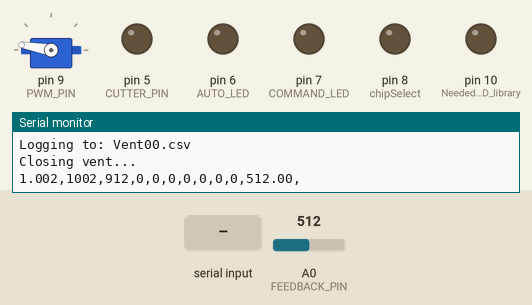
Recording of a sketch running on a simulated Arduino Uno, built for the host (arithmetic inside an expression is 32-bit, double 64-bit). Parts: servo, output pins drawn as LEDs (lit = HIGH), the last lines printed to the serial monitor. Inputs (shaded band) come from the test bench; at power-on: A0 (FEEDBACK_PIN) = 512. Storage starts empty.

Above: at 1.2 s.
1.3 s: "O" received over the second serial link
At 2.5 s:
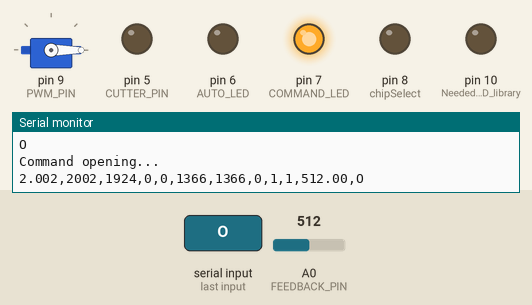
2.8 s: "T" received over the second serial link
At 4.0 s:
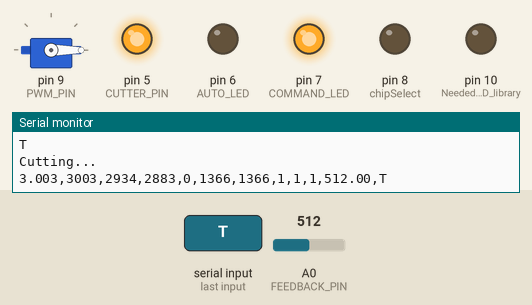
4.3 s: "C" received over the second serial link
At 4.9 s:
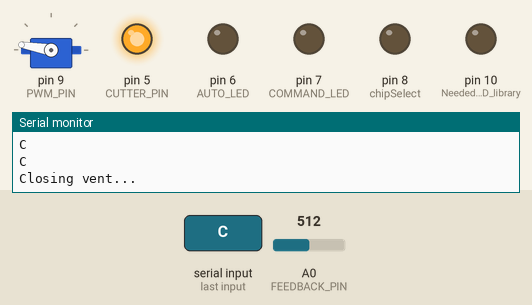
Timing chart, 0 to 34.5 s (numbered marks = the images above; inputs shaded):
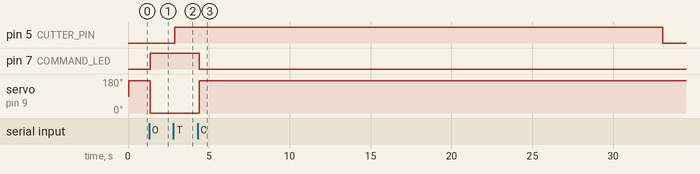

The sketch:

venting_FC.ino
```cpp
// Script for flight computer of the balloon venting system

#include <Servo.h>
#include <Arduino.h>
#include <SoftwareSerial.h>
#include <SPI.h>
#include <SD.h>

#define FEEDBACK_PIN A0
#define CUTTER_PIN 5
#define AUTO_LED 6
#define COMMAND_LED 7
#define chipSelect 8
#define PWM_PIN 9

#define BLUE_INTERVAL 100
#define SEQUENCE_INTERVAL 1000
#define CUT_INTERVAL 30000
#define AUTO_INTERVAL 300000
#define OPEN_INTERVAL 60000
#define OVERRIDE_INTERVAL 600000
#define TERMINATE_INTERVAL 9000000

// timers
unsigned long blueStamp = 0;
unsigned long cutStamp = 0;
unsigned long sequenceStamp = 0;
unsigned long autoStamp = 0;
unsigned long openStamp = 0;
unsigned long overrideStamp = 0;

// SD
File dataLog;                     //File object for datalogging
char fileName[] = "Vent00.csv";   //Template for file name to save data
bool SDActive = false;            //Used to check for SD card before attempting to log data

// Servo
Servo ventServo;
unsigned int serialByte;
float servoFeedback;

// Bluetooth
SoftwareSerial ventBlue(2,3);
int incoming = 0;
String actionCommand;

boolean cutterOn = false;
boolean ventOpen = false;
boolean commandOverride = false;


void setup() {
  Serial.begin(9600);           // initialize serial monitor

  ventBlue.begin(9600);         // initialize bluetooth moduel

  ventServo.attach(PWM_PIN);    // initialze servo

  setupSD();                    // initialize SD

  pinMode(AUTO_LED,OUTPUT);     // initialize LEDs
  pinMode(COMMAND_LED,OUTPUT);

  pinMode(CUTTER_PIN,OUTPUT);   // initialize digital line to H-Driver

  closeVent();                  // ensure that the vent is closed at the beginning of the flight

}

void loop() {

  // read data from the bluetooth ever 100ms
  if (millis() - blueStamp > BLUE_INTERVAL) {
    blueStamp = millis();

    if (ventBlue.available() > 0) {
      delay(50);
      actionCommand = "";
      actionCommand = getCommand();
      action(actionCommand);
    }
  }

  // run all other functions every second to ensure bluetooth rx buffer has enough time to fill
  if (millis() - sequenceStamp > SEQUENCE_INTERVAL) {
    servoFeedback = analogRead(FEEDBACK_PIN);

    sequenceStamp = millis();

    printSD();    // print data to the SD card

    // check to see if the resistor cutter should turned off
    if (millis() - cutStamp > CUT_INTERVAL && cutterOn) {
      cutResisitorOff();
    }

    // check to see if the vent should be automatically opened
    if (millis() - autoStamp > AUTO_INTERVAL && !ventOpen) {
      autoStamp = millis();
      openVent();
    }

    // check to see if the vent should be closed
    if (millis() - openStamp > OPEN_INTERVAL && ventOpen) {
      if (!commandOverride) {
        closeVent();
      }
      // if currently in an override state, wait longer to close the vent (unless a new command is sent)
      else if(millis() - overrideStamp > OVERRIDE_INTERVAL) {
        closeVent();
      }
    }
  }

  // cut after 2.5 hours
  if (millis() > TERMINATE_INTERVAL) {
    cutResistorOn();
  }

}
```

bluetooth.ino
```cpp
// Bluetooth Functions

String getCommand() {

  String commandString = "";
  byte incomingByte;

  while(ventBlue.available() > 0) {
    //Serial.println(ventBlue.available());
    incomingByte = ventBlue.read();
    Serial.println(incomingByte);
    if (incomingByte >= 32 && incomingByte <= 127) {
      commandString += (char)incomingByte; }
  }

  Serial.println(commandString);

  return commandString;

}


void action(String aCommand) {
  Serial.println(aCommand);

  ventBlue.write('R');

  if(aCommand == "O") {
    commandOverride = true;
    overrideStamp = millis();
    openVent();
  }
  else if(aCommand == "C") {
    closeVent();
  }
  else if(aCommand == "T") {
    cutResistorOn();
    Serial.println("Cutting...");
  }
  else if(aCommand == "P") {
    ventBlue.write(servoFeedback);
  }

}
```

resistor_cutter.ino
```cpp
// Resistor Cutter functions

void cutResistorOn() {
  digitalWrite(CUTTER_PIN, HIGH);

  cutterOn = true;
  cutStamp = millis();
}


void cutResisitorOff() {
  digitalWrite(CUTTER_PIN, LOW);

  Serial.println("Cutter off...");

  cutterOn = false;
}
```

sd.ino
```cpp
// SD functions

void setupSD() {
  pinMode(10, OUTPUT);                                      //Needed for SD library, regardless of shield used
  pinMode(chipSelect, OUTPUT);
  Serial.print("Initializing SD card...");
  if (!SD.begin(chipSelect))                                //Attempt to start SD communication
    Serial.println("Card failed, not present, or voltage supply is too low.");          //Print out error if failed; remind user to check card
  else {                                                    //If successful, attempt to create file
    Serial.println("Card initialized successfully.\nCreating File...");
    for (byte i = 0; i < 100; i++) {                        //Can create up to 100 files with similar names, but numbered differently
      fileName[4] = '0' + i / 10;
      fileName[5] = '0' + i % 10;
      if (!SD.exists(fileName)) {                           //If a given filename doesn't exist, it's available
        dataLog = SD.open(fileName, FILE_WRITE);            //Create file with that name
        SDActive = true;                                    //Activate SD logging since file creation was successful
        Serial.println("Logging to: " + String(fileName));  //Tell user which file contains the data for this run of the program
        break;                                              //Exit the for loop now that we have a file
      }
    }
    if (!SDActive) Serial.println("No available file names; clear SD card to enable logging");
  }
  String header = "millis,seconds,blueStamp,cutStamp,autoStamp,openStamp,overrideStamp,cutterOn,commandOverride,ventOpen,servoFeedback,actionCommand";
  if (SDActive) {
    dataLog.println(header);
    dataLog.close();
  }
}


void printSD() {
  String data = "";

  data = String(millis()/(float)1000, 3) + "," + String(millis()) + ",";     // time keeping
  data += String(blueStamp) + "," + String(cutStamp) + "," + String(autoStamp) + "," + String(openStamp) + "," + String(overrideStamp) + ",";   // time stamps of processes
  data += String(cutterOn) + "," + String(commandOverride) + "," + String(ventOpen) + "," + String(servoFeedback) + ",";    // states of the software
  data += String(actionCommand);    // most recent command received

  Serial.println(data);

  if (SDActive) {
    dataLog = SD.open(fileName, FILE_WRITE);
    dataLog.println(data);                                //Takes serial monitor data and adds to SD card
    dataLog.close();                                      //Close file afterward to ensure data is saved properly
  }
}
```

servo_functions.ino
```cpp
// Servo Functions

void openVent() {
  ventServo.write(0);

  // determine which LED to turn on depending on if a command was received or not
  if(commandOverride) {
    digitalWrite(COMMAND_LED,HIGH);
    digitalWrite(AUTO_LED,LOW);
    Serial.println("Command opening...");
  }
  else {
    digitalWrite(AUTO_LED,HIGH);
    Serial.println("Auto opening...");
  }

  ventOpen = true;

  openStamp = millis();

}


void closeVent() {
  ventServo.write(170);

  commandOverride = false;
  ventOpen = false;

  Serial.println("Closing vent...");
  // turn off both LEDs
  digitalWrite(COMMAND_LED,LOW);
  digitalWrite(AUTO_LED,LOW);

}
```

Measured:
- after the input at 1.3 s, pin 7 (COMMAND_LED): LOW → HIGH after 0.07 s; servo on pin 9 (PWM_PIN): 170° → 0° after 0.07 s
- after the input at 2.8 s, pin 5 (CUTTER_PIN): LOW → HIGH after 0.08 s
- after the input at 4.3 s, pin 7 (COMMAND_LED): HIGH → LOW after 0.10 s; servo on pin 9 (PWM_PIN): 0° → 170° after 0.10 s
